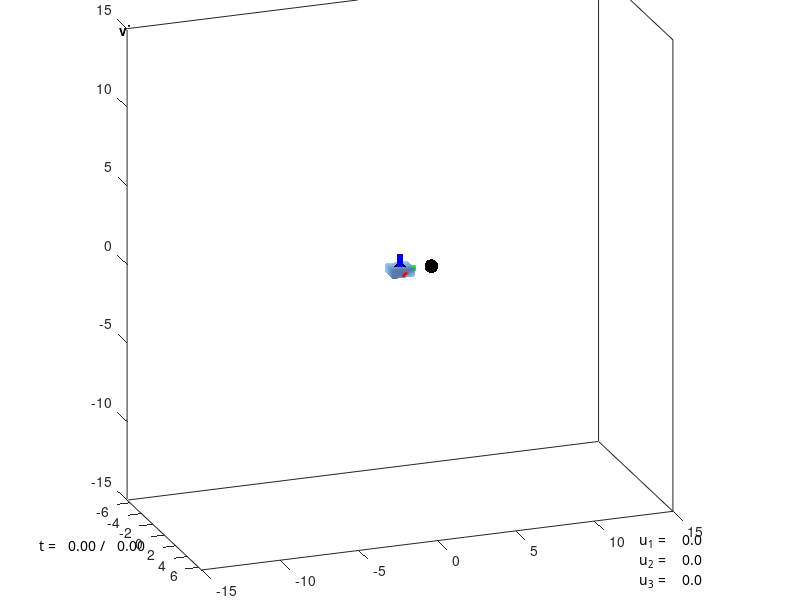

Reproduce this figure in MATLAB. (Note: this script raises an error after producing the figure.)
function Robot_simulation_352


params.teamname = 'My Team';
params.action_filename = 'action.mat';
params.movie_filename = 'movie_4.avi';
params.snapshot_filename = 'snapshot.pdf';
params.makemovie = true;
params.makesnapshot = false;

% - NOTE: The keyboard interface is as follows:
%
%   'q'         causes the simulation to quit (gracefully, saving the
%               actions, the movie, and/or the snapshot)
% 
%   '1'         increases the torque applied to link 1 at the first joint
%   '!'         decreases the torque applied to link 1 at the first joint
%
%   '2'         increases the torque applied to link 2 at the second joint
%   '@'         decreases the torque applied to link 2 at the second joint
%
%   '3'         increases the torque applied to link 3 at the third joint
%   '#'         decreases the torque applied to link 3 at the third joint
%

% Define the geometry and mass properties of the robot.
robot = GetGeometryOfRobot;

% Run the simulation.
RunSimulation(robot,params,0,0,pi/3,0,0,0);
function [wedge] = wedge(vector)
wedge = [0 -vector(3) vector(2);
         vector(3) 0 vector(1);
         -vector(2) vector(1) 0];
function robot = GetGeometryOfRobot
%%%%%%%%%%%%%%%%%%%%%%%%%%%%%%%%%%%%%%%%%%%%%%%%%%%%%%%%%%%%%%%%%%%%%%%%%%%
%
% Sets up the Geometry of the robot
%
%%%%%%%%%%%%%%%%%%%%%%%%%%%%%%%%%%%%%%%%%%%%%%%%%%%%%%%%%%%%%%%%%%%%%%%%%%%
robot.base.dx=sqrt(2);
robot.base.dy=sqrt(2);
robot.base.dz=.5;
robot.base.p_in0 = [0.5*robot.base.dx*[-1 1 1 -1 -1 1 1 -1];
                    0.5*robot.base.dy*[-1 -1 -1 -1 1 1 1 1];
                    0.5*robot.base.dz*[-1 -1 1 1 -1 -1 1 1]];

robot.link1.dx=1;
robot.link1.dy=4;
robot.link1.dz=1;
robot.link1.p_in1 = [0.5*robot.link1.dx*[-1 1 1 -1 -1 1 1 -1];
                     0.5*robot.link1.dy*[-1 -1 -1 -1 1 1 1 1];
                     0.5*robot.link1.dz*[-1 -1 1 1 -1 -1 1 1]];

robot.link2.dx=1;
robot.link2.dy=4;
robot.link2.dz=1;
robot.link2.p_in2 = [0.5*robot.link2.dx*[-1 1 1 -1 -1 1 1 -1];
                     0.5*robot.link2.dy*[-1 -1 -1 -1 1 1 1 1];
                     0.5*robot.link2.dz*[-1 -1 1 1 -1 -1 1 1]];

robot.link3.dx=1;
robot.link3.dy=4;
robot.link3.dz=1;
robot.link3.p_in3 = [0.5*robot.link3.dx*[-1 1 1 -1 -1 1 1 -1];
                     0.5*robot.link3.dy*[-1 -1 -1 -1 1 1 1 1];
                     0.5*robot.link3.dz*[-1 -1 1 1 -1 -1 1 1]];

robot.link1.p_in0 = nan(size(robot.link1.p_in1));
robot.link2.p_in0 = nan(size(robot.link2.p_in2));
robot.link3.p_in0 = nan(size(robot.link3.p_in3));

robot.faces =  [1 2 3;
                3 4 1;
                2 6 7;
                7 3 2;
                6 5 8;
                8 7 6;
                5 1 4;
                4 8 5;
                4 3 7;
                7 8 4;
                5 6 2;
                2 1 5];


robot.link1.rho = 1;
robot.link2.rho = 1;
robot.link3.rho = 1;

alpha = 0.0;
beta = .5;
delta = 0.00;

robot.a1 = [(alpha+delta)*(robot.link1.dx+robot.base.dx);0;0];
robot.b1 = [0; beta*robot.link1.dy; 0];
robot.a2 = [(alpha+delta)*(robot.link2.dx+robot.link1.dx); beta*robot.link1.dy; 0];
robot.b2 = [0; beta*robot.link2.dy; 0];
robot.a3 = [(alpha+delta)*(robot.link3.dx+robot.link2.dx); beta*robot.link2.dy; 0];
robot.b3 = [0; beta*robot.link3.dy; 0];

robot.p_01in0 = [(alpha+delta)*robot.base.dz;0;0];
robot.p_12in1 = [(alpha+delta)*robot.link1.dx;beta*robot.link1.dy;0];
robot.p_23in2 = [(alpha+delta)*robot.link2.dx;beta*robot.link2.dy;0];

%The coefficient of friction at each joint
robot.kfriction = 1;

%Mass and moment of inertia of link #1
robot.link1.m = robot.link1.rho* robot.link1.dx * robot.link1.dy * robot.link1.dz;
robot.link1.J_in1 = robot.link1.m* [(robot.link1.dy^2 + robot.link1.dz^2)/12 0 0;
                                    0 (robot.link1.dx^2+robot.link1.dz^2)/12 0;
                                    0 0 (robot.link1.dy^2 + robot.link1.dx^2)/12];

%Mass and moment of inertia of link #2
robot.link2.m = robot.link2.rho* robot.link2.dx * robot.link2.dy * robot.link2.dz;
robot.link2.J_in2 =  robot.link2.m* [(robot.link2.dy^2 + robot.link2.dz^2)/12 0 0;
                                    0 (robot.link2.dx^2+robot.link2.dz^2)/12 0;
                                    0 0 (robot.link2.dy^2 + robot.link2.dx^2)/12];

%Mass and moment of inertia of link #3
robot.link3.m = robot.link3.rho* robot.link3.dx * robot.link3.dy * robot.link3.dz;
robot.link3.J_in3 =  robot.link3.m* [(robot.link3.dy^2 + robot.link3.dz^2)/12 0 0;
                                    0 (robot.link3.dx^2+robot.link3.dz^2)/12 0;
                                    0 0 (robot.link3.dy^2 + robot.link3.dx^2)/12];


function RunSimulation(robot,params,err,w2,ref,err2,c2,ref2)
%%%%%%%%%%%%%%%%%%%%%%%%%%%%%%%%%%%%%%%%%%%%%%%%%%%%%%%%%%%%%%%%%%%%%%%%%%%
%
%Set up the robot and set initial conditions
%
%%%%%%%%%%%%%%%%%%%%%%%%%%%%%%%%%%%%%%%%%%%%%%%%%%%%%%%%%%%%%%%%%%%%%%%%%%%
world = CreateFigure(robot,params);
% Start time
t = 0;
% time step.
dt = 2e-2;

% time limit.
tmax = 100;

% joint positions
theta = [-pi/1.75;0;0];
% joint velocities
thetadot = [0;0;0];
% intial torques
u1 = 0;
u2 = 0;
u3 = 0;
%%%%%%%%%%%%%%%%%%%%%%%%%%%%%%%%%%%%%%%%%%%%%%%%%%%%%%%%%%%%%%%%%%%%%%%%%%%
%
% Records actions and makes a movie
%
%%%%%%%%%%%%%%%%%%%%%%%%%%%%%%%%%%%%%%%%%%%%%%%%%%%%%%%%%%%%%%%%%%%%%%%%%%%
global action done
action = [u1;u2;u3];
if (params.makemovie)
    load(params.action_filename);
    myV = VideoWriter(params.movie_filename);
    myV.Quality = 100;
    open(myV);
else
    actionRecord = [];
end

done = false;
while (~done)
    
    if (params.makemovie)
        [actionRecord,curaction,done] = RetrieveAction(actionRecord);
        action = curaction;
    else
        curaction = action;
        actionRecord = StoreAction(actionRecord,curaction);
    end
    
%%%%%%%%%%%%%%%%%%%%%%%%%%%%%%%%%%%%%%%%%%%%%%%%%%%%%%%%%%%%%%%%%%%%%%%%%%%
%
% Computes the Input Torque
%
%%%%%%%%%%%%%%%%%%%%%%%%%%%%%%%%%%%%%%%%%%%%%%%%%%%%%%%%%%%%%%%%%%%%%%%%%%%
    u1 = curaction(1);
   %%%%% PID for joint 1
%     k1 = 500;
%     k2 = 10;
%     k3  = 400;
%     
%     rate = 0;    
%     ref = ref + rate*dt;
%     w1 = ref-theta(1);
%     err = (ref - theta(1))+err;
%     diff =(w1-w2)/dt;
%     w2=w1;
%     u1 = k1*(ref-theta(1))+ k2*err+k3*diff;
    
    u2 = curaction(2);
    %%%% PID for joint 2
%     k21 = 500;
%     k22 = 10;
%     k23 = 200;
%     
%     rate2 = 0;
%     ref2 = ref2+rate2*dt;
%     c1 = ref2-theta(2);
%     err2 = (ref2 - theta(2))+err2;
%     diff2 = (c1-c2)/dt
%     c2 = c1;
%     u2 = k21*(ref2-theta(2))+k22*err2;+k23*diff2;
    
    u3 = curaction(3);

    [t,theta,thetadot] = Simulate(t,dt,theta,thetadot,u1,u2,u3,robot);            
	
%%%%%%%%%%%%%%%%%%%%%%%%%%%%%%%%%%%%%%%%%%%%%%%%%%%%%%%%%%%%%%%%%%%%%%%%%%%
%
% Calculates the position of the links in the initial frame
%
%%%%%%%%%%%%%%%%%%%%%%%%%%%%%%%%%%%%%%%%%%%%%%%%%%%%%%%%%%%%%%%%%%%%%%%%%%%
    c1 = cos(theta(1));
    s1 = sin(theta(1));
 
    R_1in0 = [1 0 0;
              0 c1 -s1;
              0 s1 c1];
    o_1in0 = robot.a1 + R_1in0*robot.b1;
    
    s2 = sin(theta(2));
    c2 = cos(theta(2));
    R_2in1 = [1 0 0;
              0 c2 -s2;
              0 s2 c2];
    R_2in0 = R_1in0*R_2in1;
    o_2in1 = robot.a2 + R_2in1*robot.b2;
    o_2in0 = o_1in0 + R_1in0*o_2in1;
    
    s3 = sin(theta(3));
    c3 = cos(theta(3));
    R_3in2 = [1 0 0;
              0 c3 -s3
              0 s3 c3];
    R_3in0 = R_2in0*R_3in2;
    o_3in2 = robot.a3 + R_3in2*robot.b3;
    o_3in0 = o_2in0 + R_2in0*o_3in2;
    
    robot.link1.p_in0 = [o_1in0 o_1in0 o_1in0 o_1in0 o_1in0 o_1in0 o_1in0 o_1in0] + R_1in0*robot.link1.p_in1;
    robot.link2.p_in0 = [o_2in0 o_2in0 o_2in0 o_2in0 o_2in0 o_2in0 o_2in0 o_2in0] + R_2in0*robot.link2.p_in2;
    robot.link3.p_in0 = [o_3in0 o_3in0 o_3in0 o_3in0 o_3in0 o_3in0 o_3in0 o_3in0] + R_3in0*robot.link3.p_in3;
%%%%%%%%%%%%%%%%%%%%%%%%%%%%%%%%%%%%%%%%%%%%%%%%%%%%%%%%%%%%%%%%%%%%%%%%%%%
%
% Updates the world and stores figure for movie 
%
%%%%%%%%%%%%%%%%%%%%%%%%%%%%%%%%%%%%%%%%%%%%%%%%%%%%%%%%%%%%%%%%%%%%%%%%%%%
    % Update the figure.
    world = UpdateFigure(world,robot,o_1in0,R_1in0,o_2in0,R_2in0,o_3in0,R_3in0,u1,u2,u3,t,tmax);
    
    % If making a movie, store the current figure as a frame.
    if (params.makemovie)
        frame = getframe(gcf);
        writeVideo(myV,frame);
    end
    
    % Stop if time has reached its maximum.
    if (t>tmax)
        done = true;
    end
    
end
% Either close the movie or save the record of actions.
if (params.makemovie)
    for i=1:30
        frame = getframe(gcf);
        writeVideo(myV,frame);
    end
    close(myV);
else
    save(params.action_filename,'actionRecord');
end

if (params.makesnapshot)
    set(gcf,'paperorientation','landscape');
    set(gcf,'paperunits','normalized');
    set(gcf,'paperposition',[0 0 1 1]);
    print(gcf,'-dpdf',params.snapshot_filename);
end

function [thetadot,thetadotdot] = GetRates(theta,thetadot,u1,u2,u3,robot)
%%%%%%%%%%%%%%%%%%%%%%%%%%%%%%%%%%%%%%%%%%%%%%%%%%%%%%%%%%%%%%%%%%%%%%%%%%%
%
% Calculates the theta double dots using ode45 and derived equations of
% motion
%
%%%%%%%%%%%%%%%%%%%%%%%%%%%%%%%%%%%%%%%%%%%%%%%%%%%%%%%%%%%%%%%%%%%%%%%%%%%

% inputs:
%
%   theta       3x1 matrix of joint angles
%   thetadot    3x1 matrix of joint velocities
%   u1          torque applied by motor to link 1 through joint 1
%   u2          torque applied by motor to link 2 through joint 2
%   u3          torque applied by motor to link 3 through joint 3
%   robot       a whole bunch of parameters (see GetGeometryOfRobot)
%
% outputs:
%
%   thetadot    3x1 matrix of joint velocities
%   thetadotdot 3x1 matrix of joint accelerations
   
    g = 9.81;
    m1 = robot.link1.m;
    m2 = robot.link2.m;
    m3 = robot.link3.m;
    
    J1 = robot.link1.J_in1;
    J2 = robot.link2.J_in2;
    J3 = robot.link3.J_in3;
thetadot = thetadot;
%thetadotdot = gamma(1:3);
a1 = robot.link1.dy;
a2 = robot.link2.dy;
a3 = robot.link3.dy;
a1c = robot.link1.dy/2;
a2c = robot.link2.dy/2;
a3c = robot.link3.dy/2;
%beta = [.25*m1*o1^2+J1(3,3)+m2*(o1^2+.5*o2^2+o1*o2*cos(theta(2))+J2(3,3)),(m2*(.25*o2^2+.5*o1*o2*cos(theta(2)))+J2(3,3)) ; (m2*(.25*o2^2+.5*o1*o2*cos(theta(2))) +J2(3,3)), (.25*m2*o2^2+J2(3,3))];
%delta =[u1;u2] - [-m2*sin(theta(2)),-.5*m2*o1*o2*sin(theta(1));-.5*m2*o1*o2*sin(theta(1)),0]*[thetadot(1)*thetadot(2);thetadot(2)^2]...
   % -[.5*m1*o1*g*cos(theta(1))+m2*g*(.5*o2*cos(theta(1)+theta(2))+o1*cos(theta(1))) ; (.5*m2*o2*g*cos(theta(1)+theta(2)))];

%Gamma = beta\delta;
%thetadotdot = Gamma(1:2);


% G1 = .25*(-2*g*(o1*(m1*2*(m2+m3))*cos(theta(1))+o2*(m2+2*m3)*cos(theta(1)+theta(2)) +o3*m3*cos(theta(1)+theta(2)+theta(3))) -o1*(o2*(m2+2*m3)*sin(theta(2)) +o3*m3*sin(theta(2)+theta(3)))*thetadot(2)*...
%    (2*thetadot(1)+thetadot(2)) -2*o3*m3*(o2*sin(theta(3))+o1*sin(theta(2)+theta(3)))*(thetadot(1)+thetadot(2))*thetadot(3) - o3*m3*(o2*sin(theta(3)) +o1*sin(theta(2)+theta(3)))*thetadot(3)^2);
% 
% A3=(3/8)*(4*J3(3,3)+o3^2*m3+2*o3*m3*(o2*cos(theta(3))+o1*cos(theta(2)+theta(3))));
% A2=(3/8)*(4*J2(3,3)+4*J3(3,3)+o3^2*m3+o2^2*(m2+4*m3)+2*o1*o2*(m2+2*m3)*cos(theta(2))+...
%    2*o3*m3*(2*o2*cos(theta(3))+o1*cos(theta(2)+theta(3))));
% A1=(3/8)*(4*J1(3,3)+4*J2(3,3)+4*J3(3,3)+o3^2*m3+o2^2*(m2+4*m3)+o1^2*(m1+4*(m2+m3))+...
%    4*(o1*o2*(m2+2*m3)*cos(theta(2))+o3*m3*(o2*cos(theta(3))+o1*cos(theta(2)+theta(3)))));
% 
% 
% G3=(1/4)*o3*m3*(2*-g*cos(theta(1)+theta(2)+theta(3))-o2*sin(theta(3))*thetadot(2)*thetadot(3)-...
%     thetadot(1)*(o2*sin(theta(3))*thetadot(3)+o1*sin(theta(2)+theta(3))*(thetadot(2)+thetadot(3))));
% C1=(3/8)*(4*J3(3,3)+o3^2*m3+2*o3*m3*(o2*cos(theta(3))+o1*cos(theta(2)+theta(3))));
% C2=(3/8)*(4*J3(3,3)+o3^2*m3+2*o2*o3*m3*cos(theta(3)));
% C3=(3/8)*(4*J3(3,3)+o3^2*m3);
% 
% G2=(1/4)*(2*o2*-g*(m2+2*m3)*cos(theta(1)+theta(2))+2*o3*-g*m3*cos(theta(1)+theta(2)+theta(3))-...
%    o2*o3*m3*sin(theta(3))*thetadot(3)*(2*thetadot(2)+thetadot(3))+...
%    thetadot(1)*(-o1*(o2*(m2+2*m3)*sin(theta(2))+o3*m3*sin(theta(2)+theta(3)))*thetadot(2) -o3*m3*(2*o2*sin(theta(3))+o1*sin(theta(2)+theta(3)))*thetadot(3)));
% 
% B1=(3/8)*(4*J2(3,3)+4*J3(3,3)+o3^2*m3+o2^2*(m2+4*m3)+2*o1*o2*(m2+2*m3)*cos(theta(2))+2*o3*m3*(2*o2*cos(theta(3))+o1*cos(theta(2)+theta(3))));
% B2=(3/8)*(4*J2(3,3)+4*J3(3,3)+o3^2*m3+o2^2*(m2+4*m3)+4*o2*o3*m3*cos(theta(3)));
% B3=(3/8)*(4*J3(3,3)+o3^2*m3+2*o2*o3*m3*cos(theta(3)));

%%%%%%%%%%%%%%%%%%%%%%%%%%%%%%%%%%%%%%%%%%%%%%%%%%%%%%%%%%%%%%%%%%%%%%%%%%%
%
% Working 2 link case
%
%%%%%%%%%%%%%%%%%%%%%%%%%%%%%%%%%%%%%%%%%%%%%%%%%%%%%%%%%%%%%%%%%%%%%%%%%%%
% G1 = g*(a1c*m1+a1*m2)*cos(theta(1))+a2c*g*m2*cos(theta(1)+theta(2)) - a1*a2c*m2*sin(theta(2))*thetadot(2)*(2*thetadot(1)+thetadot(2));
% A1 = (J1(3,3)+J2(3,3)+a1c^2*m1+(a1^2+a2c^2)*m2+2*a1*a2c*m2*cos(theta(2)));
% A2 = (J2(3,3)+a2c^2*m2+a1*a2c*m2*cos(theta(2)));
% A3 = 0;
% 
% G2 = a2c*m2*(g*cos(theta(1)+theta(2))+a1*sin(theta(2))*thetadot(1)^2);
% B1 = (J2(3,3)+a2c^2*m2+a1*a2c*m2*cos(theta(2)));
% B2 = (J2(3,3)+a2c^2*m2);
% B3 = 0;
% 
% G3=0;
% C1=0;
% C2=0;
% C3=0;
% 
% 
% beta = [A1 A2 A3;B1 B2 B3;];
% tau = [u1 - G1;u2 - G2;];
% Gamma = beta\tau;
% 
% thetadotdot = Gamma(1:2);
% thetadotdot(3) = 0;
% %thetadotdot(1) = 0;

%%%%%%%%%%%%%%%%%%%%%%%%%%%%%%%%%%%%%%%%%%%%%%%%%%%%%%%%%%%%%%%%%%%%%%%%%%%
%
%Working 3 link case
%
%%%%%%%%%%%%%%%%%%%%%%%%%%%%%%%%%%%%%%%%%%%%%%%%%%%%%%%%%%%%%%%%%%%%%%%%%%%

G1 = a1c*g*m1*cos(theta(1))+a1*g*m2*cos(theta(1))+a1*g*m3*cos(theta(1))+a2c*g*m2*cos(theta(1)+theta(2))+a2*g*m3*cos(theta(1)+theta(2))+...
    a3c*g*m3*cos(theta(1)+theta(2)+theta(3)) -a1*((a2c*m2+a2*m3)*sin(theta(2))+a3c*m3*sin(theta(2)+theta(3)))*thetadot(2)^2 -...
    2*a3c*m3*(a2*sin(theta(3))+a1*sin(theta(2)+theta(3)))*thetadot(2)*thetadot(3) - a2*a3c*m3*sin(theta(3))*thetadot(3)^2 -a1*a3c*m3*sin(theta(2)+theta(3))*thetadot(3)^2-...
    2*thetadot(1)*(a1*((a2c*m2+a2*m3)*sin(theta(2)) +a3c*m3*sin(theta(2)+theta(3)))*thetadot(2)+a3c*m3*(a2*sin(theta(3))+a1*sin(theta(2)+theta(3)))*thetadot(3));
A3 = J3(3,3)+a3c^2*m3+a2*a3c*m3*cos(theta(3))+a1*a3c*m3*cos(theta(2)+theta(3));
A2 = J2(3,3)+J3(3,3)+a2c^2*m2+a2^2*m3+a3c^2*m3+a1*(a2c*m2+a2*m3)*cos(theta(2))+...
    2*a2*a3c*m3*cos(theta(3))+a1*a3c*m3*cos(theta(2)+theta(3));
A1 = J1(3,3)+J2(3,3)+J3(3,3)+a1c^2*m1+a1^2*m2+a2c^2*m2+a1^2*m3+a2^2*m3+a3c^2*m3+2*a1*(a2c*m2+a2*m3)*cos(theta(2))+...
    2*a2*a3c*m3*cos(theta(3))+2*a1*a3c*m3*cos(theta(2)+theta(3));


G2 = a2c * g* m2*cos(theta(1) + theta(2))...
    + a2 * g * m3*cos(theta(1)+theta(2))...
    + a3c * g *m3*cos(theta(1)+theta(2)+theta(3)) ...
    + a1*((a2c*m2+a2*m3)*sin(theta(2)) + a3c*m3*sin(theta(2)+theta(3)))*thetadot(1)^2 ...
    - 2*a2*a3c*m3*sin(theta(3))*thetadot(1)*thetadot(3) - 2 * a2*a3c*m3*sin(theta(3)) ...
    *thetadot(2)*thetadot(3) - a2*a3c*m3*sin(theta(3))*thetadot(3)^2 ;
B1 = (J2(3,3) + J3(3,3) + a2c^2*m2+a2^2*m3+a3c^2*m3+a1*(a2c*m2 + a2*m3)*cos(theta(2)) ...
     + 2 * a2*a3c*m3*cos(theta(3)) + a1*a3c *m3 * cos(theta(2)+theta(3)));
B2 = (J2(3,3) + J3(3,3) + a2c^2*m2 + a2^2*m3 + a3c^2*m3 + 2*a2*a3c*m3*cos(theta(3)));
B3 = (J3(3,3) + a3c^2*m3+a2*a3c*m3*cos(theta(3)));


G3 = a3c*m3*(g*cos(theta(1)+theta(2)+theta(3))+(a2*sin(theta(3))+a1*sin(theta(2)+theta(3))*thetadot(1)^2)+...
    2*a2*sin(theta(3))*thetadot(1)*thetadot(2)+a2*sin(theta(3))*thetadot(2)^2);
C1 = J3(3,3)+a3c^2*m3+a2*a3c*m3*cos(theta(3))+a1*a3c*cos(theta(2)+theta(3));
C2 = J3(3,3)+a3c^2*m3+a2*a3c*m3*cos(theta(3));
C3 = J3(3,3)+a3c^2*m3;

beta = [A1 A2 A3; B1 B2 B3; C1 C2 C3];
delta = [u1 - G1;u2 - G2;u3 - G3];
Gamma = beta\delta;


thetadotdot = Gamma(1:3);
% thetadotdot(3) =0;
% thetadotdot(1) =0;





%%%%%%%%%%%%%%%%%%%%%%%%%%%%%%%%%%%%%%%%%%%%%%%%%%%%%%%%%%%%%%%%%%%%%%%%%%%
%
%Involves the Drawing of the Robot
%
%%%%%%%%%%%%%%%%%%%%%%%%%%%%%%%%%%%%%%%%%%%%%%%%%%%%%%%%%%%%%%%%%%%%%%%%%%%
function actionRecord = StoreAction(actionRecord,action)
actionRecord(:,end+1) = action;

function [actionRecord,action,done] = RetrieveAction(actionRecord)
action = actionRecord(:,1);
actionRecord = actionRecord(:,2:end);
done = isempty(actionRecord);

function [t,theta,thetadot] = Simulate(t,dt,theta,thetadot,u1,u2,u3,robot)            
[t,x] = ode45(@(t,x) GetXDot(t,x,u1,u2,u3,robot),[t t+dt],[theta;thetadot]);
x = x';
t = t(end);
[theta,thetadot] = XToState(x);

function xdot = GetXDot(t,x,u1,u2,u3,robot)
[theta,thetadot] = XToState(x);
[thetadot,thetadotdot] = GetRates(theta,thetadot,u1,u2,u3,robot);
xdot = [thetadot;thetadotdot];

function [theta,thetadot] = XToState(x)
theta = x(1:3,end);
thetadot = x(4:6,end);

function robotfig = DrawRobot(robotfig,robot,o_1in0,R_1in0,o_2in0,R_2in0,alpha)
eorange=[1,.30,0];
egrey=[0.4745,0.6471,0.9098];
eblue = [0,0,1];
if isempty(robotfig)
    % - joints
    p = robot.p_01in0;
    robotfig.joint1 = line(p(1),p(2),p(3),'color','k','marker','.','markersize',30);
    p = o_1in0+R_1in0*robot.p_12in1;
    robotfig.joint2 = line(p(1),p(2),p(3),'color','k','marker','.','markersize',30);
    p = o_2in0+R_2in0*robot.p_23in2;
    robotfig.joint3 = line(p(1),p(2),p(3),'color','k','marker','.','markersize',30);
    % - links
    robotfig.base = patch('Vertices',robot.base.p_in0','Faces',robot.faces,'FaceColor',egrey,...
                          'FaceAlpha',alpha,'EdgeAlpha',alpha,...
                          'backfacelighting','reverselit','AmbientStrength',0.6);
    robotfig.link1 = patch('Vertices',robot.link1.p_in0','Faces',robot.faces,'FaceColor',eblue,...
                             'FaceAlpha',alpha,'EdgeAlpha',alpha,...
                             'backfacelighting','reverselit','AmbientStrength',0.6);
	robotfig.link2 = patch('Vertices',robot.link2.p_in0','Faces',robot.faces,'FaceColor',eorange,...
                             'FaceAlpha',alpha,'EdgeAlpha',alpha,...
                             'backfacelighting','reverselit','AmbientStrength',0.6);
	robotfig.link3 = patch('Vertices',robot.link3.p_in0','Faces',robot.faces,'FaceColor',eblue,...
                             'FaceAlpha',alpha,'EdgeAlpha',alpha,...
                             'backfacelighting','reverselit','AmbientStrength',0.6);
else
     set(robotfig.link1,'vertices',robot.link1.p_in0');
     set(robotfig.link2,'vertices',robot.link2.p_in0');
     set(robotfig.link3,'vertices',robot.link3.p_in0');
    p = o_1in0+R_1in0*robot.p_12in1;
     set(robotfig.joint2,'xdata',p(1),'ydata',p(2),'zdata',p(3));
    p = o_2in0+R_2in0*robot.p_23in2;
     set(robotfig.joint3,'xdata',p(1),'ydata',p(2),'zdata',p(3));
end

function frame = DrawFrame(frame,o,R)
p = [o repmat(o,1,3)+R];
if isempty(frame)
    frame.x = plot3(p(1,[1 2]),p(2,[1 2]),p(3,[1 2]),'r-','linewidth',4);
    frame.y = plot3(p(1,[1 3]),p(2,[1 3]),p(3,[1 3]),'g-','linewidth',4);
    frame.z = plot3(p(1,[1 4]),p(2,[1 4]),p(3,[1 4]),'b-','linewidth',4);
else
     set(frame.x,'xdata',p(1,[1 2]),'ydata',p(2,[1 2]),'zdata',p(3,[1 2]));
     set(frame.y,'xdata',p(1,[1 3]),'ydata',p(2,[1 3]),'zdata',p(3,[1 3]));
     set(frame.z,'xdata',p(1,[1 4]),'ydata',p(2,[1 4]),'zdata',p(3,[1 4]));
end

function world = CreateFigure(robot,params)
% - clear the current figure
clf;
% - text (it's important this is in the back, so you can rotate the view
%         and other stuff!)
axes('position',[0 0 1 1]);
axis([0 1 0 1]);
hold on;
axis off;
fs = 10;
world.text.label=text(0.15,0.95,'view: frame 0','fontweight','bold','fontsize',fs);
world.text.time=text(0.05,0.1,sprintf('t = %6.2f / %6.2f\n',0,0),'fontsize',fs,'verticalalignment','top','fontname','monaco');
%world.text.teamname=text(0.05,0.04,params.teamname,'fontsize',fs,'verticalalignment','top','fontweight','bold');
world.text.torques=text(0.8,0.02,sprintf('u_1 = %6.1f\nu_2 = %6.1f\nu_3 = %6.1f',0,0,0),'fontsize',fs,'fontname','monaco','verticalalignment','bottom');
% - view from frame 0
axes('position',[0.05 0.05 .9 1]);
set(gcf,'renderer','opengl');
axis equal;
axis([-6.5 6.5 -15 15 -15 15]);
axis manual;
hold on;
view([90-20,20]);
box on;
 set(gca,'projection','perspective');
 set(gca,'clipping','on','clippingstyle','3dbox');
world.view0.robot = DrawRobot([],robot,zeros(3,1),eye(3),zeros(3,1),eye(3),0.6);
world.view0.frame0 = DrawFrame([],zeros(3,1),eye(3));
world.view0.frame1 = DrawFrame([],zeros(3,1),eye(3));
world.view0.frame2 = DrawFrame([],zeros(3,1),eye(3));
world.view0.frame3 = DrawFrame([],zeros(3,1),eye(3));
lighting gouraud
world.view0.light = light('position',zeros(3,1)','style','local');
% - make the figure respond to key commands
set(gcf,'KeyPressFcn',@onkeypress_nokeypad);

function world = UpdateFigure(world,robot,o_1in0,R_1in0,o_2in0,R_2in0,o_3in0,R_3in0,u1,u2,u3,t,tmax)
world.view0.robot = DrawRobot(world.view0.robot,robot,o_1in0,R_1in0,o_2in0,R_2in0);
world.view0.frame1 = DrawFrame(world.view0.frame1,o_1in0,R_1in0);
world.view0.frame2 = DrawFrame(world.view0.frame2,o_2in0,R_2in0);
world.view0.frame3 = DrawFrame(world.view0.frame3,o_3in0,R_3in0);
 set(world.view0.light,'position',([0;1;0])');
 set(world.text.time,'string',sprintf('t = %6.2f / %6.2f\n',t,tmax));
 set(world.text.torques,'string',sprintf('u_1 = %6.1f\nu_2 = %6.1f\nu_3 = %6.1f',u1,u2,u3));
drawnow

function onkeypress_nokeypad(src,event)
global action done
du = .5;
if event.Character == '1'
    action(1,1) = action(1,1)+du;
elseif event.Character == '!'
    action(1,1) = action(1,1)-du;
elseif event.Character == '2'
    action(2,1) = action(2,1)+du;
elseif event.Character == '@'
    action(2,1) = action(2,1)-du;
elseif event.Character == '3'
    action(3,1) = action(3,1)+du;
elseif event.Character == '#'
    action(3,1) = action(3,1)-du;
elseif event.Character == 'q'
    done = true;
end

                     
